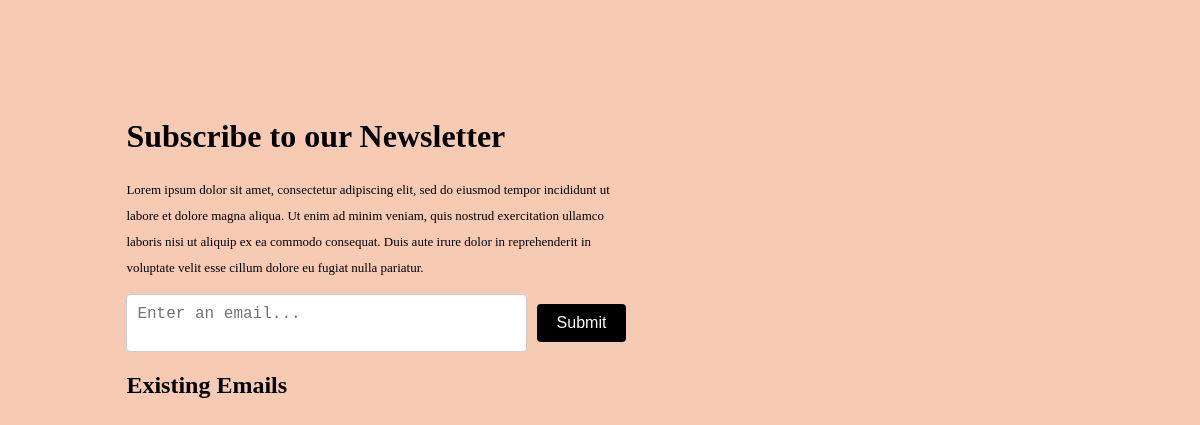
/, run on an earlier commit of the app's database.
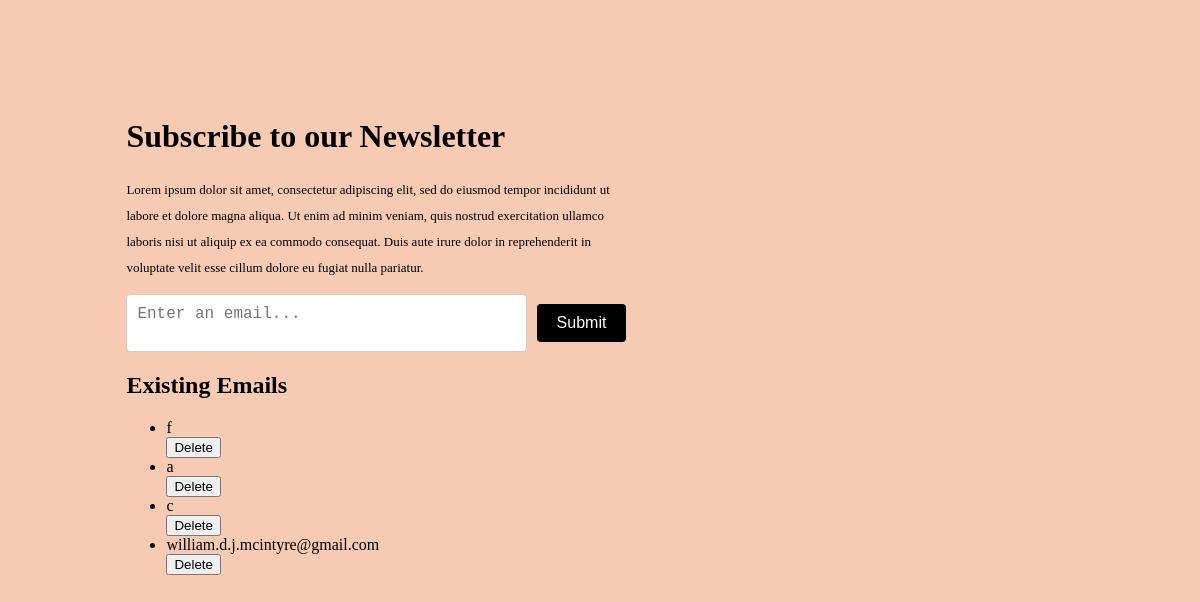
And on a later commit of the database.
### app/models.py (models this page shows)
class Email(db.Model):
    id = db.Column(db.Integer, primary_key=True)
    address = db.Column(db.String(120), unique=True, nullable=False)

### app/routes.py (the view)
@bp.route('/')
def index():
    return render_template('index.html', emails = Email.query.all())

### app/templates/index.html
{% extends 'base.html' %}
{% block head %}
<link rel="stylesheet", href="static/css/main.css">
{% endblock head %}
{% block body%}
<div class="wrapper">
    <div class="header">
        <h1>Subscribe to our Newsletter</h1>
    </div>
    <div class="text">
        <p>Lorem ipsum dolor sit amet, consectetur adipiscing elit, sed do eiusmod tempor incididunt ut labore et dolore magna aliqua. Ut enim ad minim veniam, quis nostrud exercitation ullamco laboris nisi ut aliquip ex ea commodo consequat. Duis aute irure dolor in reprehenderit in voluptate velit esse cillum dolore eu fugiat nulla pariatur.</p>
    </div>
    <form class="container" action="{{url_for('main.add_email')}}" method="POST">
        <textarea class="text-box" name="address" placeholder="Enter an email..."></textarea>
        <button class="submit-button">Submit</button>
    </form>
    <h2> Existing Emails</h2>
    <ul>
        {% for entry in emails %}
        <li>
            {{entry.address}}
            <form action="{{url_for('main.delete_email', address=entry.address) }}" method="GET">
                <input type="submit" value="Delete">
            </form>
        </li>
        {% endfor %}
    </ul>
</div>
{% endblock body%}

What changed in the data, as far as the page shows it:
added Email: address "f"
added Email: address "a"
added Email: address "c"
added Email: address "william.d.j.mcintyre@gmail.com"
